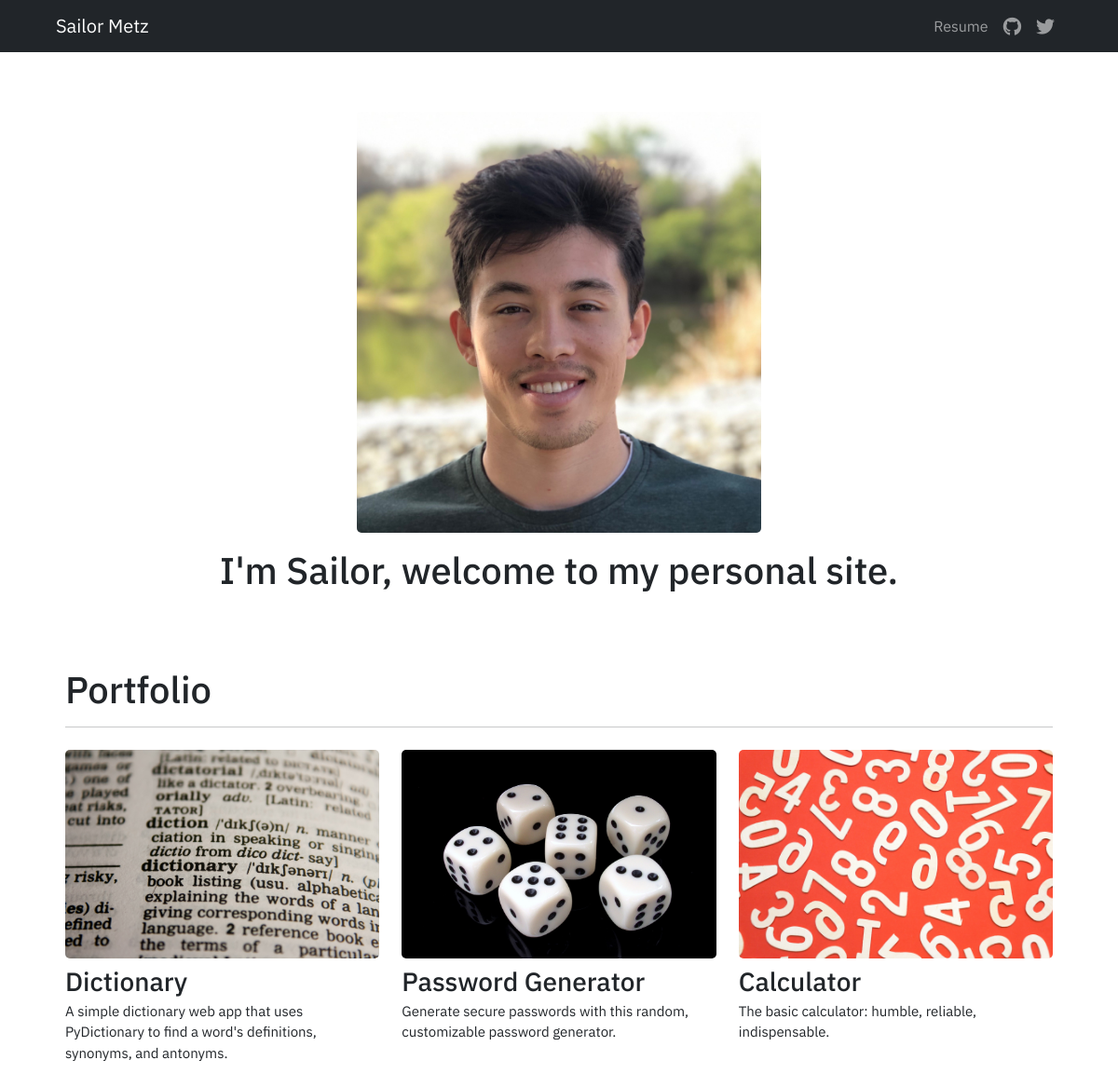
/, run on an earlier commit of the app's database.
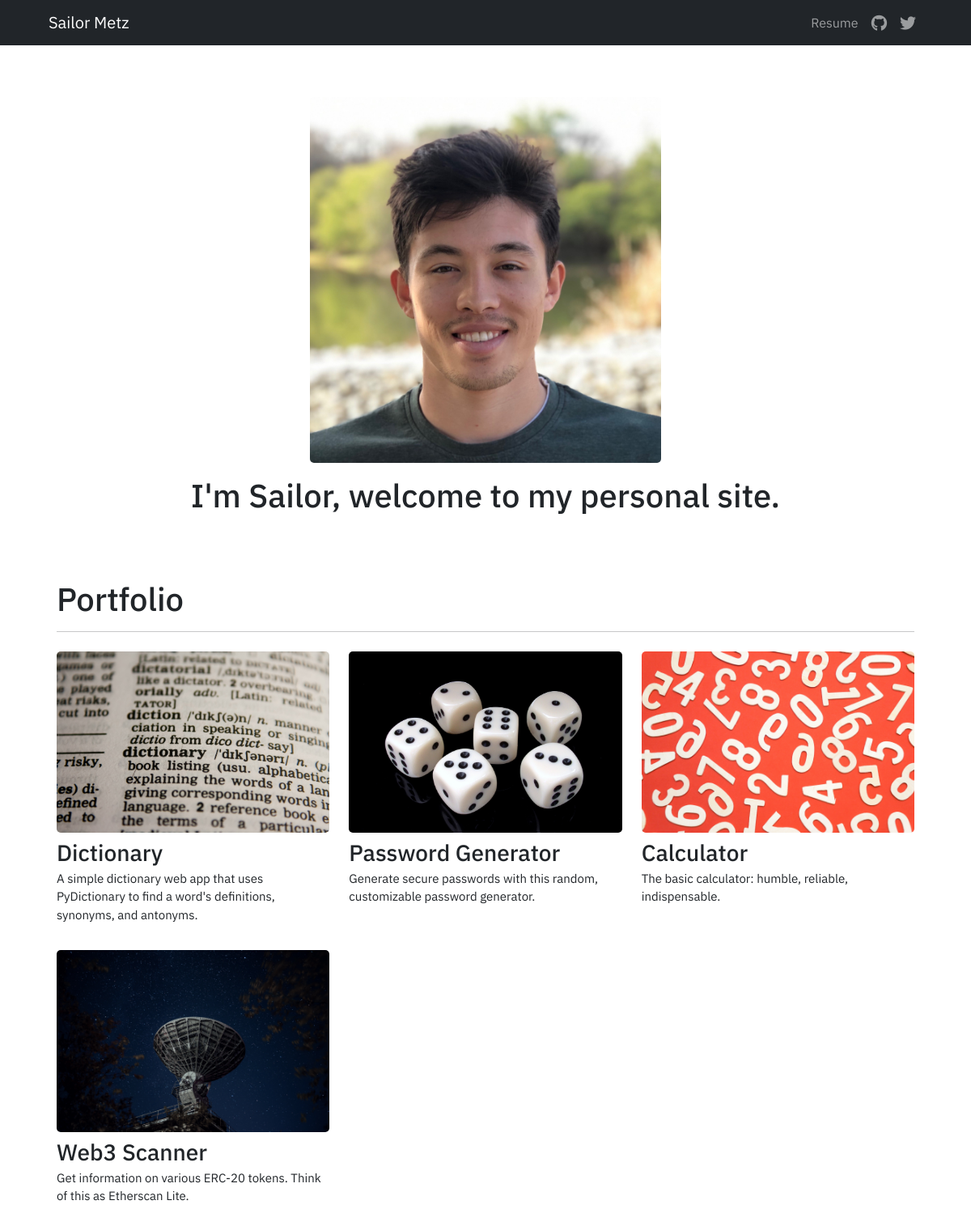
And on a later commit of the database.
### portfolio/models.py (models this page shows)
class Project(models.Model):
    title = models.CharField(max_length=100) # set max character length
    description = models.CharField(max_length=300)
    image = models.ImageField(upload_to='portfolio/images/') # uploaded to images folder inside portfolio app folder
    url = models.URLField(blank=True)
    href = models.CharField(blank=True, max_length=100)

### portfolio/views.py (the view)
# urls.py: 2. Add a URL to urlpatterns:  path('', views.home, name='home')
def home(request):
    projects = Project.objects.all() #grabs all the objects from the database that use the Project class
    return render(request, 'portfolio/home.html', {'projects': projects})

### portfolio/templates/portfolio/home.html
{% extends 'portfolio/base.html' %}
{% block content %}
{% load static %}
<link rel="stylesheet" type="text/css" href="{% static 'portfolio/style.css' %}">
<div class="container mt-3">
  <div class="row justify-content-center mx-2">
    <div class="col-lg-5 col-9 mt-5 mb-3">
      <img src="{% static 'portfolio/sailor_headshot.jpeg' %}" class="img-fluid img-style">
    </div>
  </div>
  <div class="row justify-content-center mx-2">
    <div class="col-lg-9 col-12 mb-5" align="center">
      <h1 class="title">I'm Sailor, welcome to my personal site.</h1>
    </div>
  </div>
</div>
<div class="container my-4">
  <div class="row mx-3">
    <div class="col-12">
      <h1 class="title">Portfolio</h1>
      <hr class="mb-4">
    </div>
  </div>
  <div class="row mx-3">
    {% for project in projects %}
    <div class="col-lg-4 col-sm-6 col-12 mb-3">
      {% if project.href %}
      <a href="{% url project.href %}" target="_blank">
        <img src="{{ project.image.url }}" class="img-style img-fluid mb-2" style="">
      </a>
      {% else %}
        <img src="{{ project.image.url }}" class="img-style img-fluid mb-2" width="500" height="500">
      {% endif %}
      <h3 class="project-title mb-1">{{ project.title }}</h3>
      <p class="project-description">{{ project.description }}</p>
    </div>
    {% endfor %}
  </div>
</div>
{% endblock %}

### portfolio/templates/portfolio/base.html (shortened to what this page needs)
<!doctype html>
{% load static %}
<html lang="en">
  <head>
    <link href="https://cdn.jsdelivr.net/npm/bootstrap@5.1.3/dist/css/bootstrap.min.css" rel="stylesheet">
  </head>
  <body id="bootstrap-override">
    <nav class="navbar navbar-expand-md navbar-dark bg-dark">
  <div class="container-fluid">
    <a class="navbar-brand ms-5" style="font-family:'IBM Plex Sans',sans-serif;" href="{% url 'home' %}">Sailor Metz</a>
    <div class="collapse navbar-collapse" id="navbarSupportedContent">
      <ul class="navbar-nav ms-auto me-5 mb-2 mb-lg-0">
        <li class="nav-item">
          <a class="nav-link" aria-current="page" style="font-family:'IBM Plex Sans',sans-serif;" href="{% static 'portfolio/resume_test_django.pdf' %}">Resume</a>
        </li>
        <ul class="navbar-nav sm-icons">
          <li class="nav-item">
            <a class="nav-link" href="https://github.com/rolias4031" target="_blank">
              <i class="fab fa-github fa-lg"></i>
            </a>
          </li>
          <li>
            <a class="nav-link" href="https://twitter.com/SailorMetz" target="_blank">
              <i class="fa-brands fa-twitter fa-lg"></i>
            </a>
          </li>
        </ul>
      </ul>
    </div>
  </div>
</nav>
{% block content %}{% endblock %}
  </body>
</html>

### portfolio/static/portfolio/style.css (style rules this page uses)
.title { font-family: "IBM Plex Sans", sans-serif; }
.img-style { border-radius: 5px; }
.project-title { font-family: "IBM Plex Sans", sans-serif; }
.project-description { font-family: "IBM Plex Sans", sans-serif; font-size: 15px; }

What changed in the data, as far as the page shows it:
added Project: image (picture), title "Web3 Scanner", description "Get information on various ERC-20 tokens. Think of this as Etherscan Lite."
